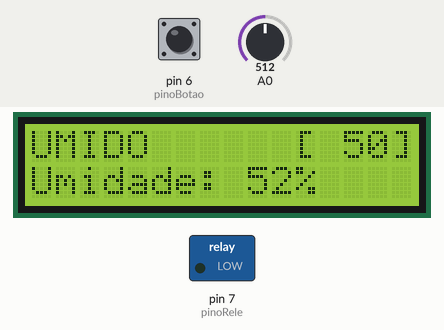
The sketch below on a simulated Arduino Uno, built with avr-gcc and run on an emulated ATmega328P. Shown: 16×2 character LCD, switched loads named in the sketch (green lamp = pin HIGH). The test bench sets the inputs (shaded band); at power-on: A0 = 512, pin 6 (pinoBotao) HIGH. What the sketch prints to the serial monitor is not drawn.

Above: at 2.2 s.
2.3 s: A0 set to 480
At 3.7 s:
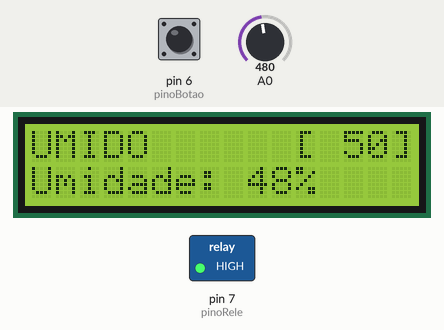
4.0 s: pin 6 (pinoBotao) pulled LOW for 0.15 s
At 5.3 s:
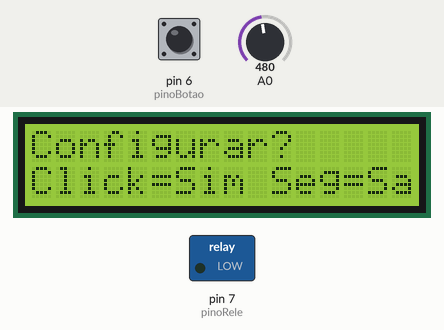
6.0 s: pin 6 (pinoBotao) pulled LOW for 1 s
At 8.4 s:
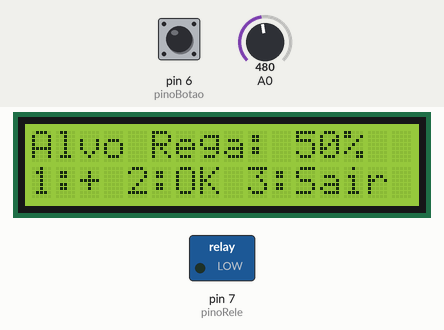
8.8 s: pin 6 (pinoBotao) pulled LOW for 3.2 s
At 12.4 s:
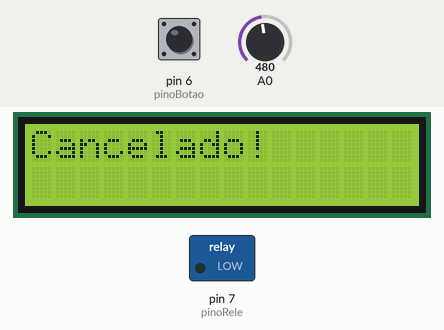
14.3 s: A0 set to 676
At 15.5 s:
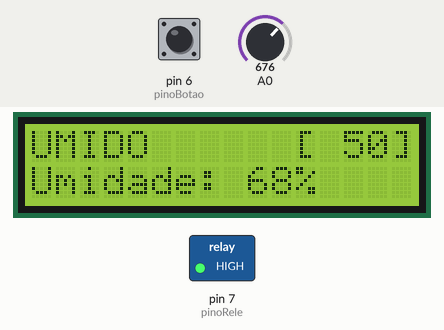
17.3 s: A0 set to 708
At 18.0 s:
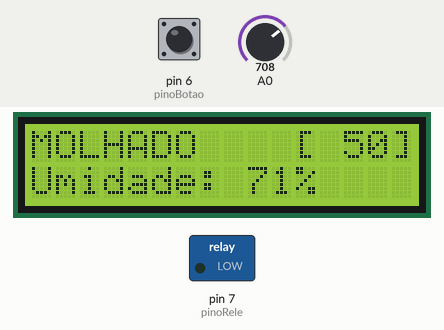
Timing chart, 0 to 19.8 s (numbered marks = the images above; inputs shaded):
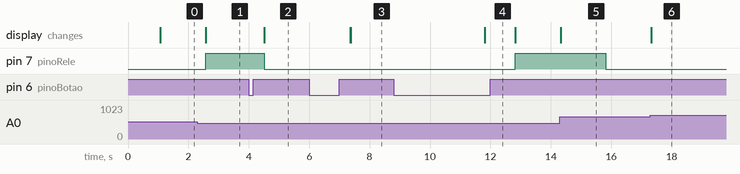

The sketch:

grupo_s21_e1.ino
```cpp
#include <LiquidCrystal.h>

// Inicialização LCD
const int rs = 12, en = 11, d4 = 5, d5 = 4, d6 = 3, d7 = 2;
LiquidCrystal lcd(rs, en, d4, d5, d6, d7);

// Sensor e Relé
const int seco = 1000;
const int molhado = 0;
const int pinoRele = 7;

// Botão
const int pinoBotao = 6;

int limiteRega = 50;
int limiteTemporario = 50;
int umidadeAtual = 0;

// Estados
enum EstadoSistema { NORMAL, MENU_PROMPT, EDITAR_LIMITE };
EstadoSistema estadoAtual = NORMAL;
unsigned long tempoInicioRega = 0;
unsigned long tempoInicioEspera = 0;
bool regando = false;
bool aguardandoAbsorcao = false;
const unsigned long TEMPO_BOMBA_LIGADA = 3000;
const unsigned long TEMPO_ABSORCAO = 10000;

// Controle de tempo
unsigned long ultimoTempoLeitura = 0;
const long intervaloLeitura = 500;

unsigned long tempoUltimaAcao = 0;
const unsigned long TIMEOUT_MENU = 10000;

void setup() {
  lcd.begin(16, 2);
  lcd.print("Iniciando...");

  pinMode(pinoBotao, INPUT_PULLUP);
  pinMode(pinoRele, OUTPUT);
  digitalWrite(pinoRele, LOW);

  Serial.begin(9600);
  delay(1000);
  lcd.clear();
}

void loop() {

  int eventoBotao = checarBotao();

  if (eventoBotao != 0) {
    tempoUltimaAcao = millis();
  }

  switch (estadoAtual) {

    // ================= NORMAL =================
    case NORMAL:
      atualizarSensorETela();

      if (eventoBotao == 1) {
        estadoAtual = MENU_PROMPT;
        lcd.clear();
        tempoUltimaAcao = millis();
      }
      break;

    // ================= MENU =================
    case MENU_PROMPT:
      lcd.setCursor(0, 0);
      lcd.print("Configurar?     ");
      lcd.setCursor(0, 1);
      lcd.print("Click=Sim Seg=Sa");

      if (eventoBotao == 1) {
        estadoAtual = EDITAR_LIMITE;
        limiteTemporario = limiteRega;
        lcd.clear();
        tempoUltimaAcao = millis();
      }
      else if (eventoBotao == 3) {
        estadoAtual = NORMAL;
        lcd.clear();
      }

      if (millis() - tempoUltimaAcao > TIMEOUT_MENU) {
        estadoAtual = NORMAL;
        lcd.clear();
      }

      break;

    // ================= EDITAR =================
    case EDITAR_LIMITE:
      lcd.setCursor(0, 0);
      lcd.print("Alvo Rega: ");
      lcd.print(limiteTemporario);
      lcd.print("%   ");

      lcd.setCursor(0, 1);
      lcd.print("1:+ 2:OK 3:Sair ");

      if (eventoBotao == 1) {
        limiteTemporario += 10;
        if (limiteTemporario > 100) limiteTemporario = 10;
      }
      else if (eventoBotao == 2) {
        limiteRega = limiteTemporario;
        estadoAtual = NORMAL;
        lcd.clear();
        lcd.print("Salvo!");
        delay(1000);
        lcd.clear();
      }
      else if (eventoBotao == 3) {
        estadoAtual = NORMAL;
        lcd.clear();
        lcd.print("Cancelado!");
        delay(1000);
        lcd.clear();
      }

      if (millis() - tempoUltimaAcao > TIMEOUT_MENU) {
        estadoAtual = NORMAL;
        lcd.clear();
        lcd.print("Timeout!");
        delay(1000);
        lcd.clear();
      }

      break;
  }

  // Controle da bomba
  if (estadoAtual == NORMAL) {
    if (umidadeAtual < limiteRega && !regando && !aguardandoAbsorcao) {
      regando = true;
      tempoInicioRega = millis();
      digitalWrite(pinoRele, HIGH);
    }

    if (regando) {
      if (millis() - tempoInicioRega >= TEMPO_BOMBA_LIGADA) {
        regando = false;
        digitalWrite(pinoRele, LOW);

        aguardandoAbsorcao = true;
        tempoInicioEspera = millis();
      }
    }

    if (aguardandoAbsorcao) {
      if (millis() - tempoInicioEspera >= TEMPO_ABSORCAO) {
        aguardandoAbsorcao = false;
      }
    }

  } else {
    digitalWrite(pinoRele, LOW);
    regando = false;
    aguardandoAbsorcao = false;
  }
}

// ================= SENSOR =================
void atualizarSensorETela() {
  if (millis() - ultimoTempoLeitura >= intervaloLeitura) {
    ultimoTempoLeitura = millis();

    int SensorVal = analogRead(A0);

    umidadeAtual = map(SensorVal, seco, molhado, 100, 0);
    umidadeAtual = constrain(umidadeAtual, 0, 100);

    Serial.print("Umidade: ");
    Serial.print(umidadeAtual);
    Serial.println("%");

    lcd.setCursor(0, 0);
    if (umidadeAtual < 30) {
      lcd.print("SECO      ");
    } else if (umidadeAtual < 70) {
      lcd.print("UMIDO     ");
    } else {
      lcd.print("MOLHADO   ");
    }

    lcd.setCursor(11, 0);
    lcd.print("[");
    if (limiteRega < 100) lcd.print(" ");
    lcd.print(limiteRega);
    lcd.print("]");

    lcd.setCursor(0, 1);
    lcd.print("Umidade: ");
    lcd.print(umidadeAtual);
    lcd.print("%   ");
  }
}

// ================= BOTÃO =================
int checarBotao() {
  static bool estadoAnterior = LOW;
  static unsigned long tempoPressionado = 0;
  static unsigned long tempoSolto = 0;
  static bool esperandoDuplo = false;
  static bool cliqueLongoAtivado = false;

  bool estadoAtualBtn = !digitalRead(pinoBotao);
  int tipoEvento = 0;

  if (estadoAtualBtn == HIGH && estadoAnterior == LOW) {
    tempoPressionado = millis();
    cliqueLongoAtivado = false;
  }
  else if (estadoAtualBtn == LOW && estadoAnterior == HIGH) {
    tempoSolto = millis();
    if (!cliqueLongoAtivado) {
      if (tempoSolto - tempoPressionado > 30) {
         if (esperandoDuplo) {
            tipoEvento = 2;
            esperandoDuplo = false;
         } else {
            esperandoDuplo = true;
         }
      }
    }
  }

  if (estadoAtualBtn == HIGH && !cliqueLongoAtivado && (millis() - tempoPressionado > 3000)) {
    tipoEvento = 3;
    cliqueLongoAtivado = true;
    esperandoDuplo = false;
  }

  if (esperandoDuplo && (millis() - tempoSolto > 350)) {
    tipoEvento = 1;
    esperandoDuplo = false;
  }

  estadoAnterior = estadoAtualBtn;
  return tipoEvento;
}
```

Measured:
- the behaviour switches between 491 and 490 on A0 (found by bisection; images 0 and 1)
- the behaviour switches between 690 and 691 on A0 (found by bisection; images 5 and 6)
- after the input at 2.3 s, pin 7 (pinoRele): LOW → HIGH after 0.27 s; the display: changes after 0.27 s (image 1)
- after the input at 4.0 s, pin 7 (pinoRele): HIGH → LOW after 0.50 s instead of 1.6 s; the display: first changes after 0.50 s (image 2 shows a later state)
- after the input at 6.0 s, the display: first changes after 1.4 s (image 3 shows a later state)
- after the input at 8.8 s, pin 7 (pinoRele): LOW → HIGH after 4.0 s; the display: changes after 3.0 s (image 4)
- after the input at 14.3 s, the display: changes at once (image 5)
- after the input at 17.3 s, the display: changes at once (image 6)
